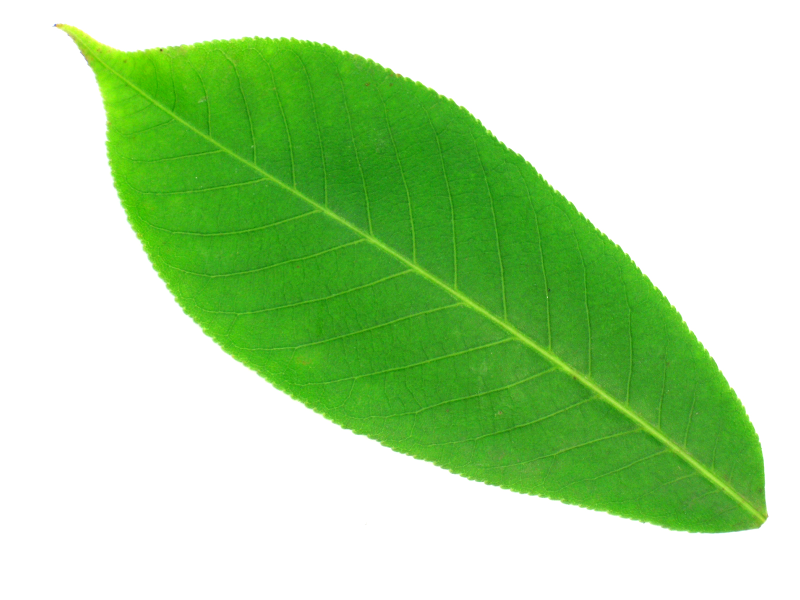
#> input picture leaf.jpg, 1600 x 1200 px (shown at 1/2 size)
$ python image_8slicing.py
#> lines starting #> are read from the running program, lines starting #| are printed output that depends on the picture; after the words box and inside, x2 and y2 are one past the last pixel; in counts of white or black regions, pixels touching at a corner belong together
import cv2

original_image=cv2.imread("leaf.jpg")
#> original_image is the input picture: shape (1200, 1600, 3); mean B, G, R 164.4, 219.9, 180
original_image=cv2.resize(original_image,(640,480))
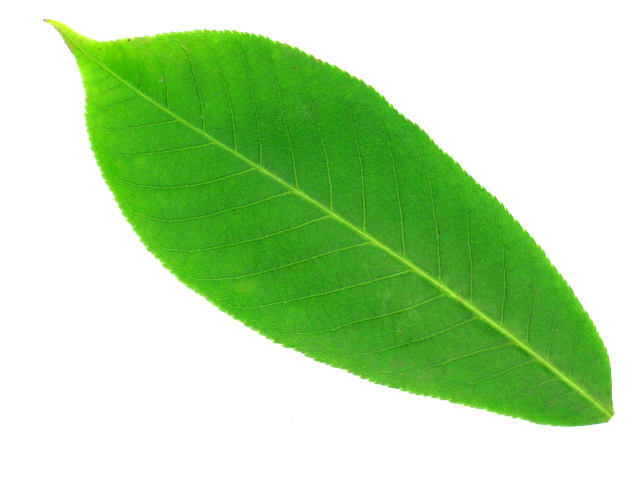
#> original_image: shape (480, 640, 3); mean B, G, R 164.4, 219.9, 179.9
bin=cv2.cvtColor(original_image,cv2.COLOR_BGR2GRAY)
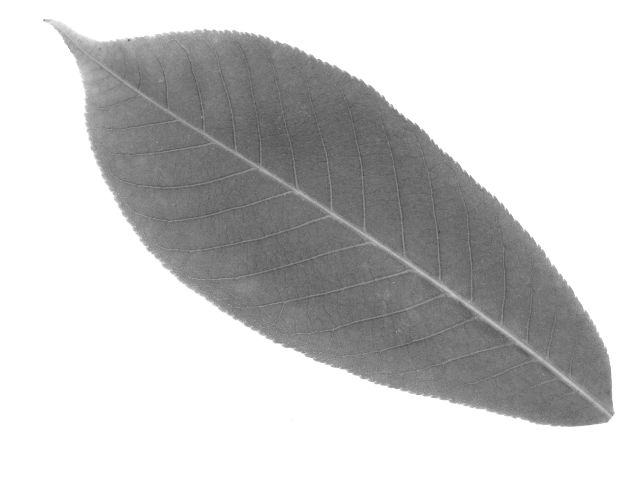
#> bin: shape (480, 640); min 65, max 255, mean 201.6
retval,threshold=cv2.threshold(bin,230,255,cv2.THRESH_BINARY)
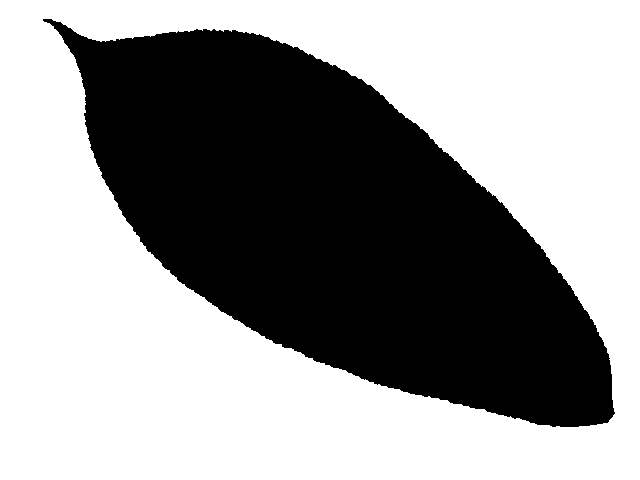
#> threshold: shape (480, 640); 59.7% white; 1 black region, box (x1, y1, x2, y2) and area: (43, 19, 615, 427) 123841
slice_1=threshold
slice_2=threshold
slice_3=threshold
slice_4=threshold
slice_5=threshold
slice_6=threshold
slice_7=threshold
slice_8=threshold

width,height=bin.shape[::-1]
#> width = 640; height = 480
for i in range(height):
    for j in range(width):
        val=bin[i][j]
        m=255/8
        if 0<= val <= m:
            slice_1[i][j]=1
            slice_2[i][j]=0
            slice_3[i][j]=0
            slice_4[i][j]=0
            slice_5[i][j]=0
            slice_6[i][j]=0
            slice_7[i][j]=0
            slice_8[i][j]=0
        elif m < val <= 2*m:
            slice_1[i][j]=0
            slice_2[i][j]=1
            slice_3[i][j]=0
            slice_4[i][j]=0
            slice_5[i][j]=0
            slice_6[i][j]=0
            slice_7[i][j]=0
            slice_8[i][j]=0
        elif 2*m< val <= 3*m:
            slice_1[i][j]=0
            slice_2[i][j]=0
            slice_3[i][j]=1
            slice_4[i][j]=0
            slice_5[i][j]=0
            slice_6[i][j]=0
            slice_7[i][j]=0
            slice_8[i][j]=0
        elif 3*m< val <= 4*m:
            slice_1[i][j]=0
            slice_2[i][j]=0
            slice_3[i][j]=0
            slice_4[i][j]=1
            slice_5[i][j]=0
            slice_6[i][j]=0
            slice_7[i][j]=0
            slice_8[i][j]=0
        elif 4*m< val <= 5*m:
            slice_1[i][j]=0
            slice_2[i][j]=0
            slice_3[i][j]=0
            slice_4[i][j]=0
            slice_5[i][j]=1
            slice_6[i][j]=0
            slice_7[i][j]=0
            slice_8[i][j]=0
        elif 5*m< val <= 6*m:
            slice_1[i][j]=0
            slice_2[i][j]=0
            slice_3[i][j]=0
            slice_4[i][j]=0
            slice_5[i][j]=0
            slice_6[i][j]=1
            slice_7[i][j]=0
            slice_8[i][j]=0
        elif 6*m< val <= 7*m:
            slice_1[i][j]=0
            slice_2[i][j]=0
            slice_3[i][j]=0
            slice_4[i][j]=0
            slice_5[i][j]=0
            slice_6[i][j]=0
            slice_7[i][j]=1
            slice_8[i][j]=0
        elif 7*m< val <= 8*m:
            slice_1[i][j]=0
            slice_2[i][j]=0
            slice_3[i][j]=0
            slice_4[i][j]=0
            slice_5[i][j]=0
            slice_6[i][j]=0
            slice_7[i][j]=0
            slice_8[i][j]=1
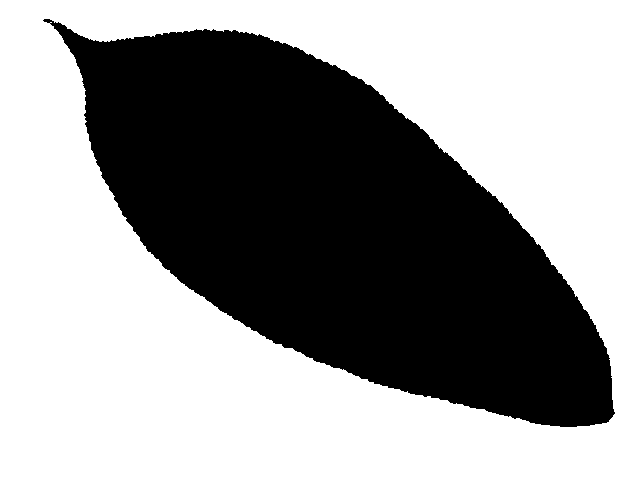
#> slice_1: shape (480, 640); values 0 (black) and 1 (white), 59.8% white; 1 black region, box (x1, y1, x2, y2) and area: (43, 19, 615, 427) 123628


cv2.imshow("slice_1",slice_1)
cv2.imshow("slice_2",slice_2)
cv2.imshow("slice_3",slice_3)
cv2.imshow("slice_4",slice_4)
cv2.imshow("slice_5",slice_5)
cv2.imshow("slice_6",slice_6)
cv2.imshow("slice_7",slice_7)
cv2.imshow("slice_8",slice_8)
cv2.imshow("original_image",original_image)
cv2.waitKey(0)
cv2.destroyAllWindows()
